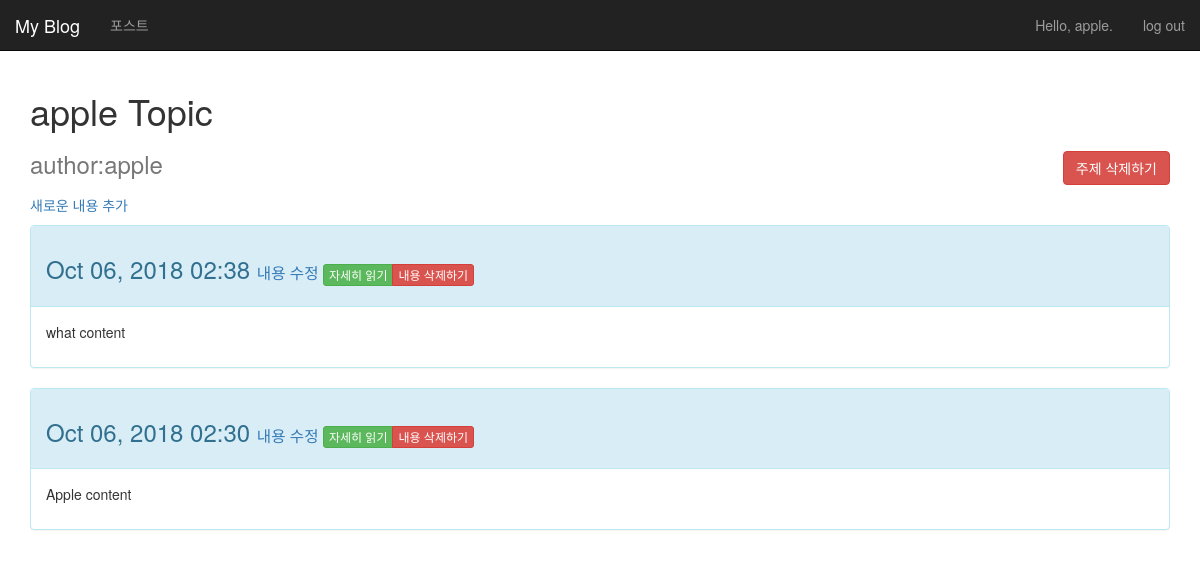
The app's page /topics/page-5/ (signed in) with its own data.
### my_blog/models.py (models this page shows, shortened)
class Topic(models.Model):
    text = models.CharField(max_length=200)
    date_added = models.DateTimeField(auto_now_add=True)
    owner = models.ForeignKey(User, on_delete= models.CASCADE)
    public = models.BooleanField(default=False)
    def __str__(self):
        return self.text

class Content(models.Model):
    topic = models.ForeignKey(Topic, on_delete = models.CASCADE)
    text = models.TextField()
    date_added = models.DateTimeField(auto_now_add=True)
    class Meta:
        verbose_name_plural = 'contents'

### my_blog/views.py (the view)
def topic(request, topic_id):
    topics = _get_topics_For_user(request.user)
    topic = get_object_or_404(topics, id=topic_id)
    form = TopicForm()
    if topic.owner == request.user:
        contents = topic.content_set.order_by('-date_added')
        context = {'topic':topic, 'contents':contents, 'form': form}
        return render(request, 'my_blog/topic.html', context)
    else:
        contents = topic.content_set.order_by('-date_added')
        context = {'topic': topic, 'contents': contents, 'form': form}
    return render(request, 'my_blog/public_topic.html', context)

### my_blog/views.py (called while the page is built)
def _get_topics_For_user(user):
    q = Q(public=True)
    if user.is_authenticated:
        q = q | Q(public=False, owner=user)
    return Topic.objects.filter(q)

### my_blog/templates/my_blog/topic.html
{% extends "my_blog/base.html" %}
{% load bootstrap3 %}
{% block header %}
  <h1>{{ topic }}
    <small>
      <h3 style="margin-bottom: 0px; height: 0px;">author:{{ topic.owner }}</h3>
        <div class="text-right">
          {% buttons %}
            <a href="{% url 'my_blog:delete_topic' topic.id %}"
             onclick="return confirm('정말 삭제하겠습니까?');"
              name="submit" class="btn btn-danger" role="button">
              주제 삭제하기
            </a>
          {% endbuttons %}
        </div>
    </small>
  </h1>
{% endblock %}
{% block content %}
  <p>
    <a href="{% url 'my_blog:new_content' topic.id %}">새로운 내용 추가</a>
    {% for content in contents %}
    <div class="panel panel-info">
      <div class="panel-heading">
        <h3>
          {{ content.date_added|date:'M d, Y H:i' }}
          <small>
            <a href="{% url 'my_blog:edit_content' content.id %}">
              내용 수정
            </a>
            <div class="btn-group">
              {% buttons %}
                <a href="{% url 'my_blog:read_content' content.id %}"
                  name="submit" class="btn btn-success btn-xs" role="buton">
                  자세히 읽기
                </a>
                    <a href="{% url 'my_blog:delete_content' content.id %}"
                     button onclick="return confirm('정말 삭제하겠습니까?');"
                      name="submit" class="btn btn-danger btn-xs">내용 삭제하기
                    </a>
              {% endbuttons %}
              </div>
            </small>
          </h3>
        </div>
      <div class="panel-body">
        {{ content.text|truncatechars:150|linebreaks }}
      </div>
    </div>
    {% empty %}
      아직 아무것도 존재하지 않습니다.
    {% endfor %}
{% endblock %}

### my_blog/templates/my_blog/base.html (shortened to what this page needs)
{% load bootstrap3 %}
{% load static %}
<!DOCTYPE html>
<html lang='ko'>
  <head>
    {% bootstrap_css %}
    <link rel="stylesheet" href="{% static 'css/blog.css' %}">
  </head>
  <body>
    <nav class="navbar navbar-inverse navbar-static-top">
      <div class="container-fluid">
        <div class="navbar-header">
          <a href="{% url 'my_blog:index' %}" class="navbar-brand">
            My Blog
          </a>
        </div>
        <div id="navbar" class="navbar-collapse collapse">
          <ul class="nav navbar-nav">
            <li>
              <a href="{% url 'my_blog:topics' %}">포스트</a>
            </li>
          </ul>
          <ul class="nav navbar-nav navbar-right">
            {% if user.is_authenticated %}
            <li><a href="{% url 'my_blog:profile' user.id %}"
              >Hello, {{ user.username }}.</a></li>
            <li><a href="{% url 'users:logout' %}">log out</a></li>
            {% else %}
              <li><a href="{% url 'users:register' %}">회원가입</a></li>
              <li><a href="{% url 'users:login' %}">log in</a></li>
            {% endif %}
          </ul>
        </div>
      </div>
    </nav>
    <div class="container">
      <div clas="page-header">
        {% block header %}{% endblock %}
      </div>
      <div>
        {% block content %}{% endblock %}
      </div>
    </div>
  </body>
</html>

### records on screen
Topic: text "apple Topic", owner "apple"
Content: date_added "Oct 06, 2018 02:38", text "what content"
Content: date_added "Oct 06, 2018 02:30", text "Apple content"

### other values on screen
{{ user.username }} "apple"
